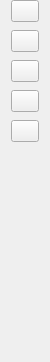
     <widget class="QWidget" name="left_menu" native="true">
      <property name="minimumSize">
       <size>
        <width>50</width>
        <height>0</height>
       </size>
      </property>
      <property name="maximumSize">
       <size>
        <width>50</width>
        <height>16777215</height>
       </size>
      </property>
      <property name="styleSheet">
       <string notr="true"/>
      </property>
      <layout class="QGridLayout" name="gridLayout_3">
       <property name="leftMargin">
        <number>0</number>
       </property>
       <property name="topMargin">
        <number>0</number>
       </property>
       <property name="rightMargin">
        <number>0</number>
       </property>
       <property name="bottomMargin">
        <number>0</number>
       </property>
       <property name="horizontalSpacing">
        <number>0</number>
       </property>
       <property name="verticalSpacing">
        <number>8</number>
       </property>
       <item row="3" column="0">
        <widget class="QPushButton" name="button_left_Notes">
         <property name="maximumSize">
          <size>
           <width>28</width>
           <height>28</height>
          </size>
         </property>
         <property name="cursor">
          <cursorShape>PointingHandCursor</cursorShape>
         </property>
         <property name="styleSheet">
          <string notr="true"/>
         </property>
         <property name="text">
          <string/>
         </property>
         <property name="icon">
          <iconset resource="../static/resources_1.qrc">
           <normaloff>:/icons/icon/note.svg</normaloff>:/icons/icon/note.svg</iconset>
         </property>
         <property name="iconSize">
          <size>
           <width>26</width>
           <height>26</height>
          </size>
         </property>
         <property name="checkable">
          <bool>true</bool>
         </property>
        </widget>
       </item>
       <item row="1" column="0">
        <widget class="QPushButton" name="button_left_Home">
         <property name="maximumSize">
          <size>
           <width>28</width>
           <height>28</height>
          </size>
         </property>
         <property name="cursor">
          <cursorShape>PointingHandCursor</cursorShape>
         </property>
         <property name="styleSheet">
          <string notr="true"/>
         </property>
         <property name="text">
          <string/>
         </property>
         <property name="icon">
          <iconset resource="../static/resources_1.qrc">
           <normaloff>:/icons/icon/home.svg</normaloff>:/icons/icon/home.svg</iconset>
         </property>
         <property name="iconSize">
          <size>
           <width>26</width>
           <height>26</height>
          </size>
         </property>
         <property name="checkable">
          <bool>true</bool>
         </property>
        </widget>
       </item>
       <item row="4" column="0">
        <widget class="QPushButton" name="button_left_Settings">
         <property name="maximumSize">
          <size>
           <width>28</width>
           <height>28</height>
          </size>
         </property>
         <property name="cursor">
          <cursorShape>PointingHandCursor</cursorShape>
         </property>
         <property name="styleSheet">
          <string notr="true"/>
         </property>
         <property name="text">
          <string/>
         </property>
         <property name="icon">
          <iconset resource="../static/resources_1.qrc">
           <normaloff>:/icons/icon/settings.svg</normaloff>:/icons/icon/settings.svg</iconset>
         </property>
         <property name="iconSize">
          <size>
           <width>24</width>
           <height>24</height>
          </size>
         </property>
         <property name="checkable">
          <bool>true</bool>
         </property>
        </widget>
       </item>
       <item row="5" column="0">
        <spacer name="verticalSpacer_2">
         <property name="orientation">
          <enum>Qt::Vertical</enum>
         </property>
         <property name="sizeType">
          <enum>QSizePolicy::Fixed</enum>
         </property>
         <property name="sizeHint" stdset="0">
          <size>
           <width>20</width>
           <height>220</height>
          </size>
         </property>
        </spacer>
       </item>
       <item row="2" column="0">
        <widget class="QPushButton" name="button_leftCalendar">
         <property name="maximumSize">
          <size>
           <width>28</width>
           <height>28</height>
          </size>
         </property>
         <property name="cursor">
          <cursorShape>PointingHandCursor</cursorShape>
         </property>
         <property name="styleSheet">
          <string notr="true"/>
         </property>
         <property name="text">
          <string/>
         </property>
         <property name="icon">
          <iconset resource="../static/resources_1.qrc">
           <normaloff>:/icons/icon/calendar (1).svg</normaloff>:/icons/icon/calendar (1).svg</iconset>
         </property>
         <property name="iconSize">
          <size>
           <width>26</width>
           <height>26</height>
          </size>
         </property>
         <property name="checkable">
          <bool>true</bool>
         </property>
        </widget>
       </item>
       <item row="0" column="0">
        <widget class="QPushButton" name="buttonMenu">
         <property name="maximumSize">
          <size>
           <width>28</width>
           <height>28</height>
          </size>
         </property>
         <property name="cursor">
          <cursorShape>PointingHandCursor</cursorShape>
         </property>
         <property name="styleSheet">
          <string notr="true"/>
         </property>
         <property name="text">
          <string/>
         </property>
         <property name="icon">
          <iconset resource="../static/resources_1.qrc">
           <normaloff>:/icons/icon/menu.svg</normaloff>:/icons/icon/menu.svg</iconset>
         </property>
         <property name="iconSize">
          <size>
           <width>26</width>
           <height>26</height>
          </size>
         </property>
         <property name="checkable">
          <bool>true</bool>
         </property>
        </widget>
       </item>
      </layout>
     </widget>
